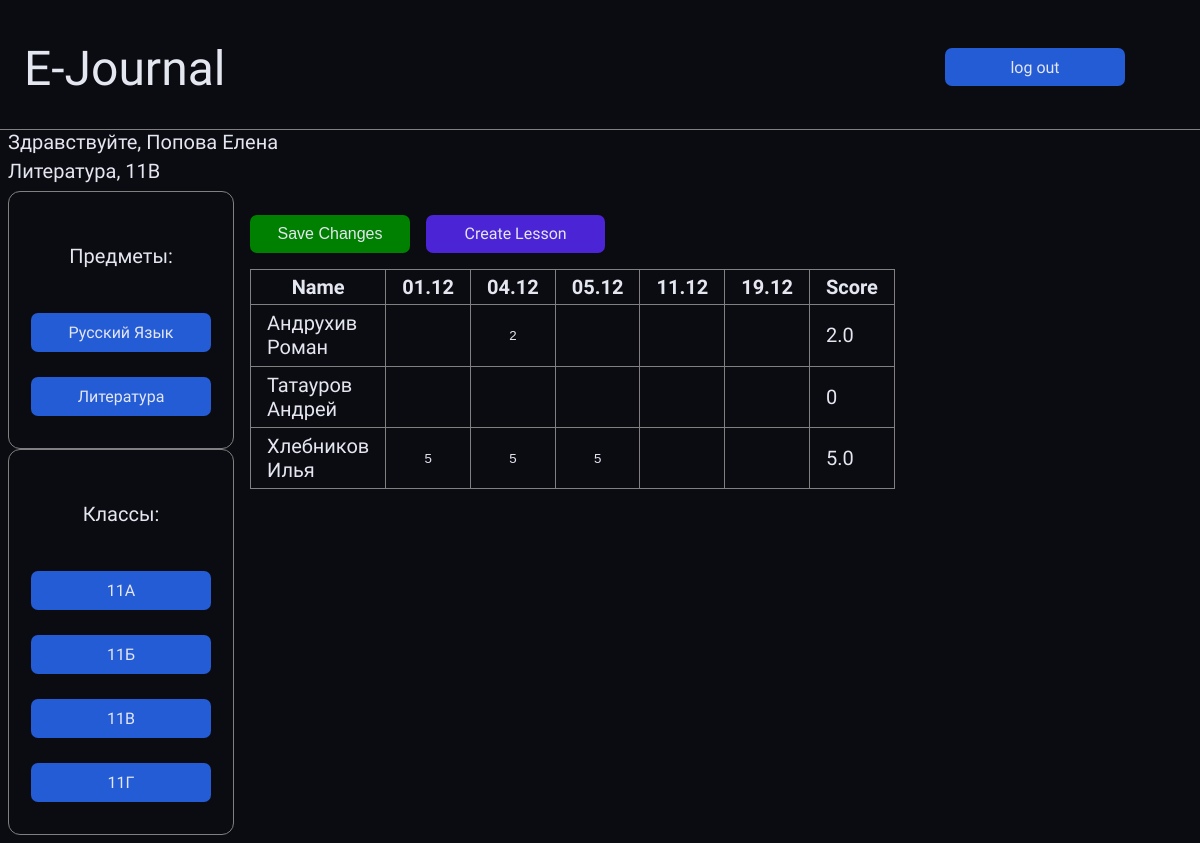
Screenshot of /teacher/4/27 (signed in) with the database file from the repository.
### journal/models.py (models this page shows, shortened)
class Subjects(db.Model):
    id: Mapped[int] = mapped_column(Integer, primary_key=True)
    name: Mapped[str] = mapped_column(String(20), nullable=False)

class Groops(db.Model):
    id: Mapped[int] = mapped_column(Integer, primary_key=True)
    name: Mapped[str] = mapped_column(String(3), nullable=False)
    student = relationship('Students', back_populates='groop', cascade='save-update, merge, delete')
    teacher = relationship('GroopsTeachers', back_populates='groop', cascade='save-update, merge, delete')

### journal/routes.py (the view, shortened to what this page needs)
@app.route('/teacher/<int:subject_id>/<int:groop_id>', methods=['GET', 'POST'])
@login_required
def profilet(subject_id, groop_id):
    user = Users.query.filter_by(id=current_user.id).first()
    if user.type == 'teacher':
        gt = [i.groop_id for i in GroopsTeachers.query.filter_by(teacher_id=current_user.id).all()]
        st = [i.subject_id for i in SubjectsTeachers.query.filter_by(teacher_id=current_user.id).all()]
        if groop_id in gt and subject_id in st:
            subjects = list()
            subj = SubjectsTeachers.query.filter_by(
                teacher_id=current_user.id).all()  # Ищем какие предметы ведёт учитель
            for j in subj:
                sub = Subjects.query.filter_by(
                    id=j.subject_id).all()  # Ищем названия предметов в соответствующей таблице
                for m in sub:
                    subjects.append((m.id, m.name))
            groops = list()
            grps = GroopsTeachers.query.filter_by(teacher_id=current_user.id).all()
            for j in grps:
                grp = Groops.query.filter_by(id=j.groop_id).all()
                for m in grp:
                    groops.append((m.id, m.name))
            ds = Dates.query.filter_by(groop_id=groop_id, subject_id=subject_id).order_by(Dates.date).all()
            dts = list()
            for i in ds:
                d = i.date.split('-')
                dts.append((i.id, f'{d[2]}.{d[1]}'))
            stds = Students.query.filter_by(groop_id=groop_id).all()
            marks = dict()
            for i in stds:
                mks = dict()
                for j in ds:
                    try:
                        mark = Marks.query.filter_by(subject_id=subject_id, student_id=i.id, date_id=j.id).first()
                    except:
                        pass
                    if mark:
                        mks[j.id] = (f'{i.id}_{j.id}', mark.mark)
                    else:
                        mks[j.id] = (f'{i.id}_{j.id}', '')
                mr = Marks.query.filter_by(subject_id=subject_id, student_id=i.id).all()
                m = [n.mark for n in mr]
                if len(m) != 0:
                    avg = round(sum(m) / len(m), 2)
                else:
                    avg = 0
                mks[0] = avg
                marks[i.id] = mks
            students = list()
            for i in stds:
                student = Users.query.filter_by(id=i.id).first()
                students.append((i.id, f'{student.last_name} {student.name}'))
            students.sort(key=lambda w: w[1])
            subject = Subjects.query.filter_by(id=subject_id).first()
            us = Users.query.filter_by(id=current_user.id).first()
            user = f'{us.last_name} {us.name}'
            g = Groops.query.filter_by(id=groop_id).first()
            return render_template('profilet.html', dates=dts, students=students, marks=marks,
                                   subject_id=str(subject_id), groop_id=groop_id, subjects=subjects, groops=groops,
                                   task=subject.name, name=user, groop=g.name)
        return abort(403)
    return abort(403)

### journal/routes.py (called while the page is built)
@login_manager.user_loader
def load_user(user_id):
    print('load user')
    return Users().query.get(user_id)

@app.after_request
def redirect_to_signin(response):
    if response.status_code == 401:
        return redirect(url_for('login') + '?next=' + request.url)
    return response

### journal/templates/profilet.html (shortened to what this page needs)
<!DOCTYPE html>
<html lang="en">
<head>
    <link rel="stylesheet" href="{{ url_for('static', filename='css/profilet.css') }}">
</head>
<body>
    <div class="head">
        <div class="main-title">
            <p>E-Journal</p>
        </div>
        <a class="log_out" href="/logout">log out</a>
    </div>
    <div class="hello">
        <div class="hello">
            <p>Здравствуйте, {{name}}</p>
            <p>{{task}}, {{groop}}</p>
        </div>
    </div>
    <div class="main-inf">
        <div class="left-side">
            <div class="left-side1">
                <p>Предметы:</p>
                {% for i in subjects %}
                    <a href="/teacher/{{i[0]}}">{{i[1]}}</a>
                {% endfor %}
            </div>
            <div class="left-side1">
                <p>Классы:</p>
                {% for i in groops %}
                    <a href="/teacher/{{subject_id}}/{{i[0]}}">{{i[1]}}</a>
                {% endfor %}
            </div>
        </div>
        <div class="box-content">
            <form method="post" class="box-content-form">
                <div class="buttons">
                    <button type="submit">Save Changes</button>
                    <a href="/teacher/{{subject_id}}/{{groop_id}}/create">Create Lesson</a>
                </div>
                <table border>
                    <thead>
                        <th>Name</th>
                        {% for i in dates %}
                            <th>{{i[1]}}</th>
                        {% endfor %}
                        <th>Score</th>
                    </thead>
                    <tbody>
                        {% for i in students %}
                            <tr>
                                <td>{{i[1]}}</td>
                                {% for j in dates %}
                                <td class="mks">
                                    <div>
                                        <input class="input-filter" name={{marks[i[0]][j[0]][0]}} type="text" value={{marks[i[0]][j[0]][1]}}>
                                    </div>
                                </td>
                                {% endfor %}
                                <td>{{marks[i[0]][0]}}</td>
                            </tr>
                        {% endfor %}
                    </tbody>
                </table>
            </form>
        </div>
    </div>
</body>
</html>

### journal/static/css/profilet.css (style rules this page uses)
body { background-color: #0b0c12; justify-content: center; font-family: 'QuickSand', sans-serif; text-decoration: none; color: #e4e6f0; font-size: 20px; align-items: center; display: flex; flex-direction: column; }
.main-title p { font-size: 48px; font-weight: 500; margin: 1rem; width: 100%; height: auto; }
.log_out { margin-top: 1.5rem; background-color: rgb(36, 92, 214); padding: 0.6rem; width: 10rem; height: 1.2rem; border: solid 0px rgb(36, 92, 214); border-radius: 7px; color: #e4e6f0; font-size: 16px; text-align: center; text-decoration: none; min-width: 10rem; }
.head { display: flex; flex-direction: row; gap:calc(100% - 30rem); padding:1rem; width: 100%; height: auto; padding-bottom: 1rem; border-bottom: solid gray 1px; min-width: 40rem; }
.hello { width: 100%; display: flex; flex-direction: column; gap: 0.3rem }
.hello p { float: left; margin: 0; }
.main-inf { width:100%; display: flex; flex-direction: row; margin-top: 0.5rem; gap:1rem }
.left-side1 { display: flex; flex-direction: column; border: solid gray 1.5px; border-radius: 12px; padding: 2rem; width: 10rem; height: auto; gap: 0.1rem; margin: 0rem; align-items: center; padding-bottom: 2rem; }
.left-side1 a { margin-top: 1.5rem; background-color: rgb(36, 92, 214); padding: 0.6rem; width: 8rem; height: 1.2rem; border: solid 0px rgb(36, 92, 214); border-radius: 7px; color: #e4e6f0; font-size: 16px; text-align: center; text-decoration: none; min-width: 10rem; }
.buttons { display: flex; flex-direction: row; gap:1rem }
.buttons a { margin-top: 1.5rem; background-color: rgb(75, 36, 214); padding: 0.6rem; width: 10rem; height: 1.2rem; border: solid 0px rgb(75, 36, 214); border-radius: 7px; color: #e4e6f0; font-size: 16px; text-align: center; text-decoration: none; min-width: 10rem; }
.buttons button { margin-top: 1.5rem; background-color: #008000; padding: 0.6rem; width: 10rem; height: auto; border: solid 0px #008000; border-radius: 7px; color: #e4e6f0; font-size: 16px; text-align: center; text-decoration: none; min-width: 10rem; }
table { table-layout: fixed; border-collapse: collapse; border: solid gray 1.5px; align-items: center; margin-top: 1rem; }
th, td { padding: 1rem; padding-top: 5px; padding-bottom: 5px; text-align: left; align-items: center; border-color: gray; width: 1rem; }
.mks { padding: 0; display: table-cell; }
.mks div { display: flex; height: 60.4px; width: 100%; }
th { text-align: center; }
.mks input { display: flex; color:#e4e6f0; background-color: #0b0c12; border: #0b0c12; text-align: center; width: 100%; height: 100%; padding: 0; flex: 1; }

### journal/templates/profilet.html (style rules this page uses)
.box-content input { width: 2rem; }

### rows the page displays
Subjects: name "Литература"
Groops: name "11В"
Subjects: name "Русский Язык"
Groops: name "11А"
Groops: name "11Б"
Groops: name "11Г"

### other values shown
{{ name }} "Попова Елена"
{{ i[1] }} "01.12" "04.12" "05.12" "11.12" "19.12"
{{ i[1] }} "Андрухив Роман" "Татауров Андрей" "Хлебников Илья"
{{ marks[i[0]][0] }} "2.0" "0" "5.0"
